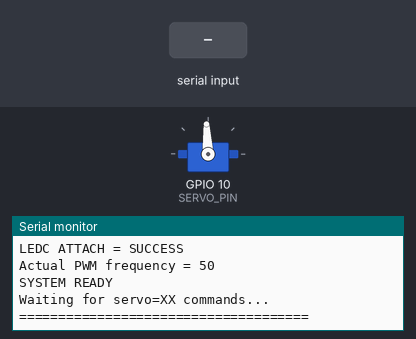
Bench run of a sketch on a simulated ESP32-C6. On the bench: servo, the last lines printed to the serial monitor. Inputs (shaded band) come from the test bench. Servo pulses on a pin are drawn as a servo (544–2400 µs = 0–180°).

Above: at 1.4 s.
1.5 s: "servo=\n" received over Serial
At 2.2 s:
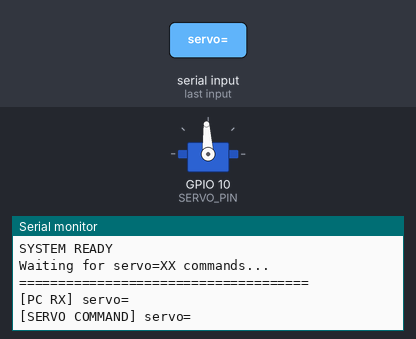
3.0 s: "servo=\n" received over the second serial link
At 3.4 s:
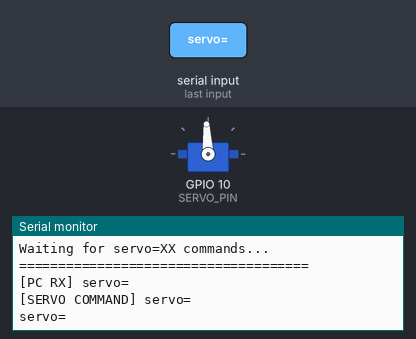
4.5 s: "-\n" received over Serial
At 5.7 s:
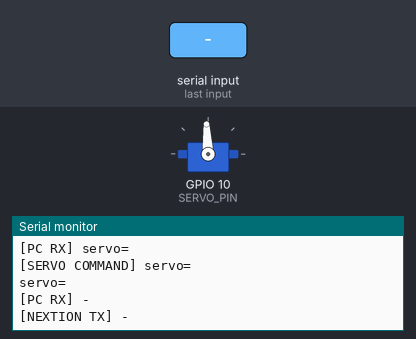
6.0 s: "-\n" received over the second serial link
At 6.8 s:
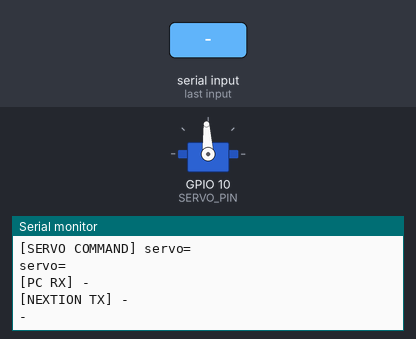
7.5 s: "90,45\n" received over Serial
At 8.0 s:
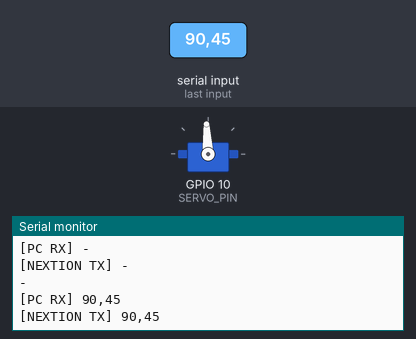
9.0 s: "90,45\n" received over the second serial link
At 10.3 s:
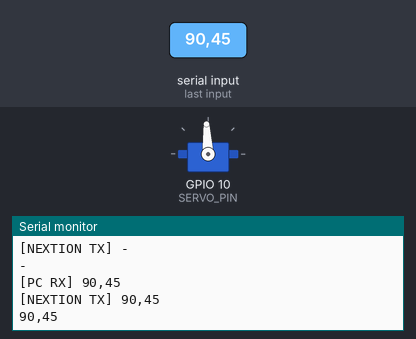

Measured:
- after the input at 1.5 s, the serial monitor: prints a new line at once (image 1)
- after the input at 3.0 s, the serial monitor: prints a new line at once (image 2)
- after the input at 4.5 s, the serial monitor: prints a new line at once (image 3)
- after the input at 6.0 s, the serial monitor: prints a new line at once (image 4)
- after the input at 7.5 s, the serial monitor: prints a new line at once (image 5)
- after the input at 9.0 s, the serial monitor: prints a new line at once (image 6)

The sketch:

esp32_engine_controller.ino
```cpp
/*
 * =====================================================================
 *  Engine Test Bench DAQ - ESP32-C6 Firmware
 * =====================================================================
 *  Board:   Waveshare ESP32-C6-DEV-KIT-N8 / ESP32-C6-WROOM-1
 *  Role:    Transparent Nextion <-> PC bridge, plus servo actuator.
 *
 *  ARCHITECTURE (do not violate):
 *    - Python (PC) is the MASTER controller.
 *    - Nextion throtleSlider is the OPERATOR throttle input.
 *    - Python reads the slider value via the ESP32 bridge.
 *    - ESP32 NEVER polls "get throtleSlider.val" on its own.
 *    - ESP32 NEVER calculates engine physics.
 *    - Python calculates servo angle and sends "servo=XX" + FF FF FF.
 *    - ESP32 intercepts servo=XX commands and drives GPIO10 PWM.
 *    - All other commands from Python are forwarded to the Nextion
 *      display unchanged. All Nextion responses are forwarded
 *      unchanged to Python over USB Serial.
 *
 *  Pins:
 *    Nextion RX <- ESP32 GPIO16 (TX)
 *    Nextion TX -> ESP32 GPIO17 (RX)
 *    Servo signal -> ESP32 GPIO10 (external 5V supply, common GND)
 *
 *  Arduino-ESP32 core: 3.x  (uses ledcAttach()/ledcWrite(), NOT the
 *  obsolete ledcSetup()/ledcAttachPin() APIs).
 * =====================================================================
 */

#include <Arduino.h>

// ---------------------------------------------------------------------
// Pin / UART configuration
// ---------------------------------------------------------------------
#define NEXTION_RX_PIN   17   // ESP32 RX  <- Nextion TX
#define NEXTION_TX_PIN   16   // ESP32 TX  -> Nextion RX
#define NEXTION_BAUD     115200
#define PC_BAUD          115200

#define SERVO_PIN        10   // GPIO10 - DO NOT CHANGE (physical header position 10)
#define SERVO_FREQ       50   // 50 Hz
#define SERVO_RES        13   // 13-bit resolution
#define SERVO_MIN_US     500
#define SERVO_CENTER_US  1500
#define SERVO_MAX_US     2500
#define SERVO_PERIOD_US  20000UL
#define SERVO_INITIAL_ANGLE 90

HardwareSerial NextionSerial(1);   // UART1 for the Nextion display

// ---------------------------------------------------------------------
// Servo state
// ---------------------------------------------------------------------
int requestedServoAngle = SERVO_INITIAL_ANGLE;
int currentServoAngle   = -1;      // force first write to occur

// ---------------------------------------------------------------------
// PC command receive buffer (USB Serial)
// ---------------------------------------------------------------------
#define PC_BUF_MAX 128
String pcBuffer = "";
int ffCount = 0;                   // persistent FF-terminator counter

// =====================================================================
//  SERVO FUNCTIONS
// =====================================================================

void writeServoUs(uint32_t pulse_us) {
  if (pulse_us < SERVO_MIN_US) pulse_us = SERVO_MIN_US;
  if (pulse_us > SERVO_MAX_US) pulse_us = SERVO_MAX_US;

  uint32_t maxDuty = (1UL << SERVO_RES) - 1UL;
  uint32_t duty = (pulse_us * maxDuty) / SERVO_PERIOD_US;

  ledcWrite(SERVO_PIN, duty);
}

void writeServoAngle(int angle) {
  if (angle < 0)   angle = 0;
  if (angle > 180) angle = 180;

  uint32_t pulse_us = map(angle, 0, 180, SERVO_MIN_US, SERVO_MAX_US);
  writeServoUs(pulse_us);
}

// Called every loop(). Only writes PWM when the requested angle changes.
void updateServo() {
  if (requestedServoAngle != currentServoAngle) {
    writeServoAngle(requestedServoAngle);
    currentServoAngle = requestedServoAngle;
    Serial.print("[SERVO UPDATED] ");
    Serial.print(currentServoAngle);
    Serial.println(" deg");
  }
}

// =====================================================================
//  NEXTION FORWARDING
// =====================================================================

void sendNextionCommand(const String &command) {
  NextionSerial.print(command);
  NextionSerial.write(0xFF);
  NextionSerial.write(0xFF);
  NextionSerial.write(0xFF);
}

// Forward every raw byte coming from the Nextion display straight to
// the PC over USB Serial, unchanged. This carries 0x71 numeric
// responses (e.g. throttle slider reads) and any other Nextion replies.
void readNextion() {
  while (NextionSerial.available()) {
    uint8_t b = NextionSerial.read();
    Serial.write(b);
  }
}

// =====================================================================
//  PC COMMAND PARSING
// =====================================================================

// Handles one complete command (terminator already stripped).
void processPCCommand(String command) {
  command.trim();
  if (command.length() == 0) return;

  int servoIdx = command.indexOf("servo=");
  if (servoIdx >= 0) {
    // Extract digits following "servo="
    int start = servoIdx + 6; // length of "servo="
    int i = start;
    String digits = "";
    while (i < (int)command.length() &&
           (isDigit(command.charAt(i)) || command.charAt(i) == '-')) {
      digits += command.charAt(i);
      i++;
    }

    Serial.print("[SERVO COMMAND] servo=");
    Serial.println(digits);

    if (digits.length() > 0) {
      int angle = digits.toInt();
      if (angle < 0)   angle = 0;
      if (angle > 180) angle = 180;
      requestedServoAngle = angle;
    }
    // Servo commands are intercepted and NEVER forwarded to Nextion.
    return;
  }

  // Not a servo command -> forward unchanged to the Nextion display.
  Serial.print("[NEXTION TX] ");
  Serial.println(command);
  sendNextionCommand(command);
}

// Reads bytes from USB Serial (PC), detects FF FF FF termination
// (also accepts '\n' for manual Serial Monitor testing), and passes
// complete commands to processPCCommand(). Non-blocking.
void readPC() {
  while (Serial.available()) {
    char c = Serial.read();

    if ((uint8_t)c == 0xFF) {
      ffCount++;
      if (ffCount >= 3) {
        // Complete FF FF FF terminated command
        Serial.print("[PC RX] ");
        Serial.println(pcBuffer);
        processPCCommand(pcBuffer);
        pcBuffer = "";
        ffCount = 0;
      }
      continue;
    }

    // Any non-FF byte resets the FF counter
    ffCount = 0;

    if (c == '\n' || c == '\r') {
      // Support newline termination for manual testing
      if (pcBuffer.length() > 0) {
        Serial.print("[PC RX] ");
        Serial.println(pcBuffer);
        processPCCommand(pcBuffer);
        pcBuffer = "";
      }
      continue;
    }

    if (pcBuffer.length() < PC_BUF_MAX) {
      pcBuffer += c;
    } else {
      // Safety: prevent unbounded buffer growth
      pcBuffer = "";
    }
  }
}

// =====================================================================
//  SETUP / LOOP
// =====================================================================

void setup() {
  Serial.begin(PC_BAUD);
  delay(200);

  NextionSerial.begin(NEXTION_BAUD, SERIAL_8N1, NEXTION_RX_PIN, NEXTION_TX_PIN);

  // LEDC PWM setup (Arduino-ESP32 3.x API)
  bool attachOk = ledcAttach(SERVO_PIN, SERVO_FREQ, SERVO_RES);

  Serial.println();
  Serial.println("=====================================");
  Serial.print("LEDC ATTACH = ");
  Serial.println(attachOk ? "SUCCESS" : "FAILED");
  Serial.print("Actual PWM frequency = ");
  Serial.println(SERVO_FREQ);

  // Initialize servo to center/initial angle
  requestedServoAngle = SERVO_INITIAL_ANGLE;
  writeServoAngle(requestedServoAngle);
  currentServoAngle = requestedServoAngle;

  Serial.println("SYSTEM READY");
  Serial.println("Waiting for servo=XX commands...");
  Serial.println("=====================================");
}

void loop() {
  readPC();
  updateServo();
  readNextion();
  delay(1); // small non-blocking yield
}
```

sensor_teensy.ino
```cpp

```
